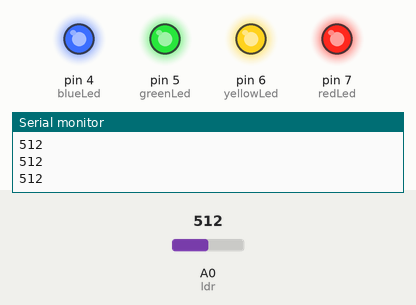
Recording of a sketch running on a simulated Arduino Uno, built with avr-gcc and run on an emulated ATmega328P. Shown: output pins drawn as LEDs (lit = HIGH), the last lines printed to the serial monitor. The test bench sets the inputs (shaded band); at power-on: A0 (ldr) = 512.

Above: at 1.2 s.
1.3 s: A0 (ldr) set to 412
2.8 s: A0 (ldr) set to 381
At 3.4 s:
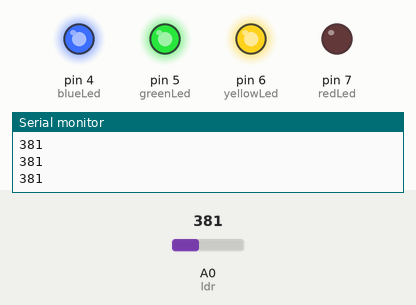
4.3 s: A0 (ldr) set to 308
5.8 s: A0 (ldr) set to 290
At 6.9 s:
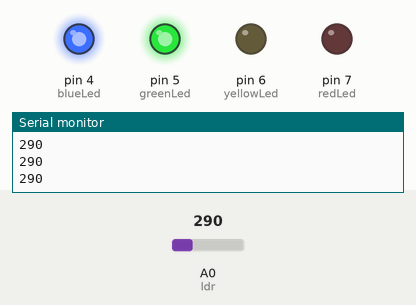
7.3 s: A0 (ldr) set to 218
8.8 s: A0 (ldr) set to 182
At 9.2 s:
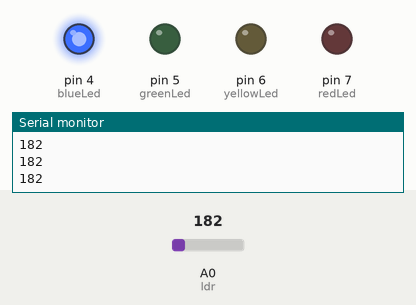
Timing chart, 0 to 11.3 s (numbered marks = the images above; inputs shaded):
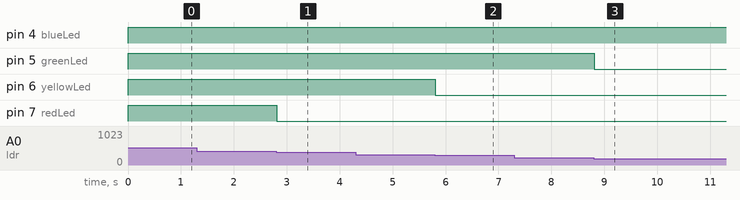

The sketch:

Photoresistor.ino
```cpp
//Simply photoresistor test program. The higher light is, the more leds are on.
const int redLed = 7;
const int yellowLed = 6;
const int greenLed = 5;
const int blueLed = 4;
const int ldr = A0;

int sensor;

void setup() {
  pinMode(redLed, OUTPUT);
  pinMode(yellowLed, OUTPUT);
  pinMode(greenLed, OUTPUT);
  pinMode(blueLed, OUTPUT);
  Serial.begin(9600);
}

void loop() {
  //the value of light
  sensor = analogRead(ldr);
  Serial.println(sensor);

  if(sensor >= 100 && sensor < 200)
    changeLeds(0, 0, 0, 1);
  else if(sensor >= 200 && sensor < 300)
    changeLeds(0, 0, 1, 1);
  else if(sensor >= 300 && sensor < 400)
    changeLeds(0, 1, 1, 1);
  else if(sensor >= 400)
    changeLeds(1, 1, 1, 1);
  else
    changeLeds(0, 0, 0, 0);
}

//function to fast turn on/off leds
void changeLeds(int redState, int yellowState, int greenState, int blueState){
    digitalWrite(redLed, redState);
    digitalWrite(yellowLed, yellowState);
    digitalWrite(greenLed, greenState);
    digitalWrite(blueLed, blueState);
}
```

Measured:
- the behaviour switches between 400 and 399 on A0 (ldr) (found by bisection; images 0 and 1)
- the behaviour switches between 300 and 299 on A0 (ldr) (found by bisection; images 1 and 2)
- the behaviour switches between 200 and 199 on A0 (ldr) (found by bisection; images 2 and 3)
- after the input at 2.8 s, pin 7 (redLed): HIGH → LOW at once
- after the input at 5.8 s, pin 6 (yellowLed): HIGH → LOW at once
- after the input at 8.8 s, pin 5 (greenLed): HIGH → LOW at once
